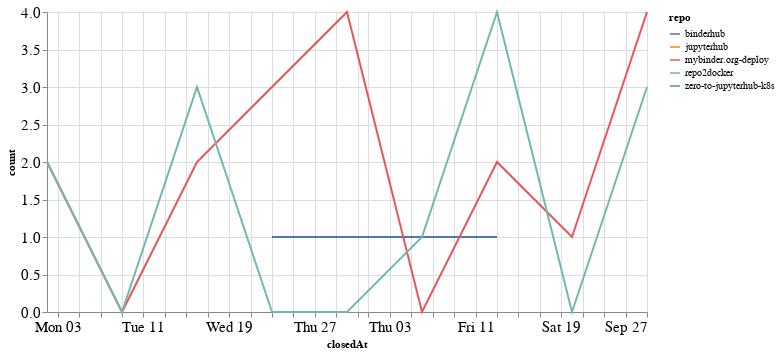

Notebook source saved alongside this figure:
### Code cell
closed_by_time = closed_by.groupby('repo').resample('W', on='closedAt').count()['author'].reset_index()
closed_by_time = closed_by_time.rename(columns={'author': 'count'})

alt.Chart(closed_by_time, width=600).mark_line().encode(
    x='closedAt',
    y='count',
    color='repo',
    tooltip="repo"
)

### Figure 1 — Vega-Lite specification as saved in the notebook (floating-point values rounded to 4 significant figures)
{"config": {"axisLeft": {"labelFontSize": 15}, "axisBottom": {"labelFontSize": 15}}, "data": {"name": "data-6fd322550e2446479c32f3051c67b36d"}, "mark": "line", "encoding": {"color": {"type": "nominal", "field": "repo"}, "tooltip": {"type": "nominal", "field": "repo"}, "x": {"type": "temporal", "field": "closedAt"}, "y": {"type": "quantitative", "field": "count"}}, "width": 600, "$schema": "https://vega.github.io/schema/vega-lite/v4.8.1.json", "datasets": {"data-6fd322550e2446479c32f3051c67b36d": [{"repo": "binderhub", "closedAt": "2020-08-23T00:00:00", "count": 1}, {"repo": "binderhub", "closedAt": "2020-08-30T00:00:00", "count": 1}, {"repo": "binderhub", "closedAt": "2020-09-06T00:00:00", "count": 1}, {"repo": "binderhub", "closedAt": "2020-09-13T00:00:00", "count": 1}, {"repo": "jupyterhub", "closedAt": "2020-08-16T00:00:00", "count": 1}, {"repo": "mybinder.org-deploy", "closedAt": "2020-08-02T00:00:00", "count": 2}, {"repo": "mybinder.org-deploy", "closedAt": "2020-08-09T00:00:00", "count": 0}, {"repo": "mybinder.org-deploy", "closedAt": "2020-08-16T00:00:00", "count": 2}, {"repo": "mybinder.org-deploy", "closedAt": "2020-08-23T00:00:00", "count": 3}, {"repo": "mybinder.org-deploy", "closedAt": "2020-08-30T00:00:00", "count": 4}, {"repo": "mybinder.org-deploy", "closedAt": "2020-09-06T00:00:00", "count": 0}, {"repo": "mybinder.org-deploy", "closedAt": "2020-09-13T00:00:00", "count": 2}, {"repo": "mybinder.org-deploy", "closedAt": "2020-09-20T00:00:00", "count": 1}, {"repo": "mybinder.org-deploy", "closedAt": "2020-09-27T00:00:00", "count": 4}, {"repo": "repo2docker", "closedAt": "2020-08-02T00:00:00", "count": 2}, {"repo": "repo2docker", "closedAt": "2020-08-09T00:00:00", "count": 0}, {"repo": "repo2docker", "closedAt": "2020-08-16T00:00:00", "count": 3}, {"repo": "repo2docker", "closedAt": "2020-08-23T00:00:00", "count": 0}, {"repo": "repo2docker", "closedAt": "2020-08-30T00:00:00", "count": 0}, {"repo": "repo2docker", "closedAt": "2020-09-06T00:00:00", "count": 1}, {"repo": "repo2docker", "closedAt": "2020-09-13T00:00:00", "count": 4}, {"repo": "repo2docker", "closedAt": "2020-09-20T00:00:00", "count": 0}, {"repo": "repo2docker", "closedAt": "2020-09-27T00:00:00", "count": 3}, {"repo": "zero-to-jupyterhub-k8s", "closedAt": "2020-08-16T00:00:00", "count": 1}]}}
